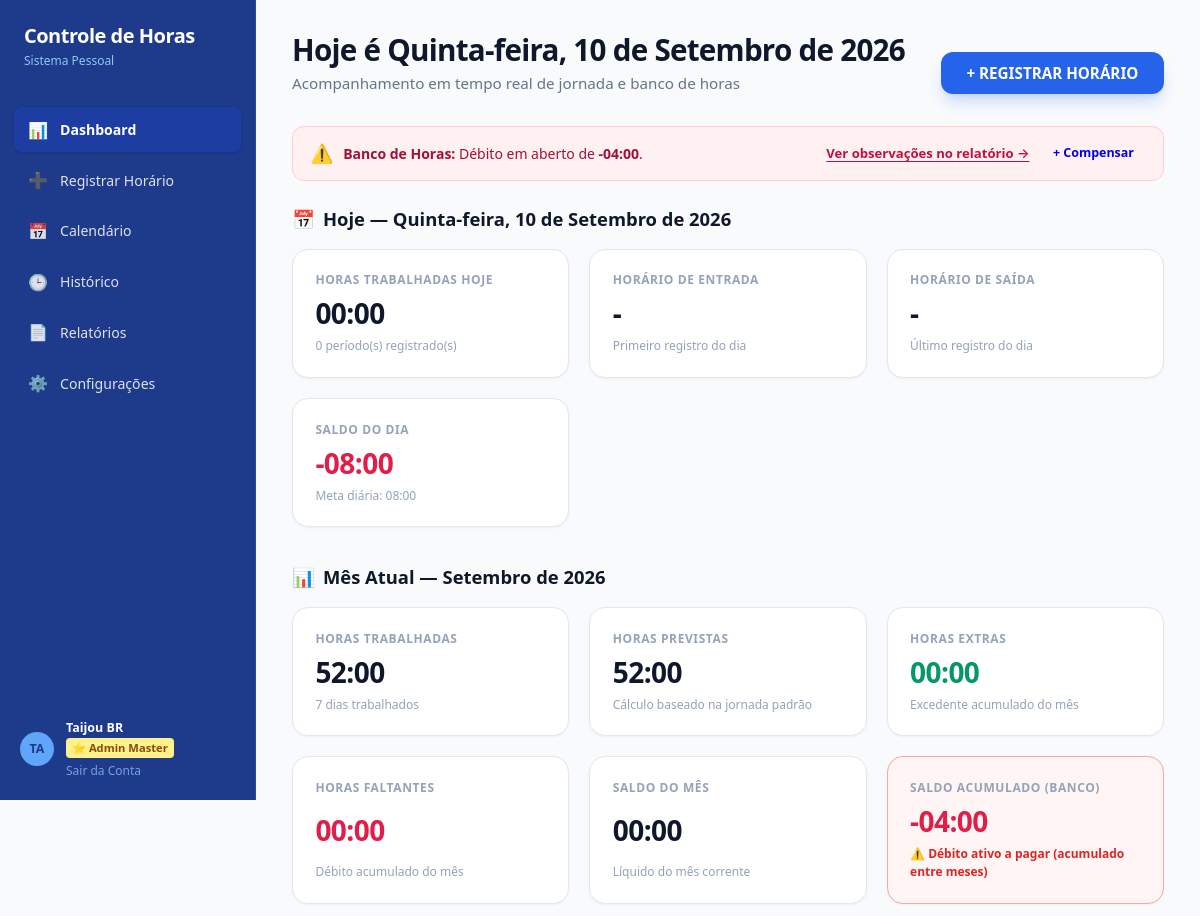
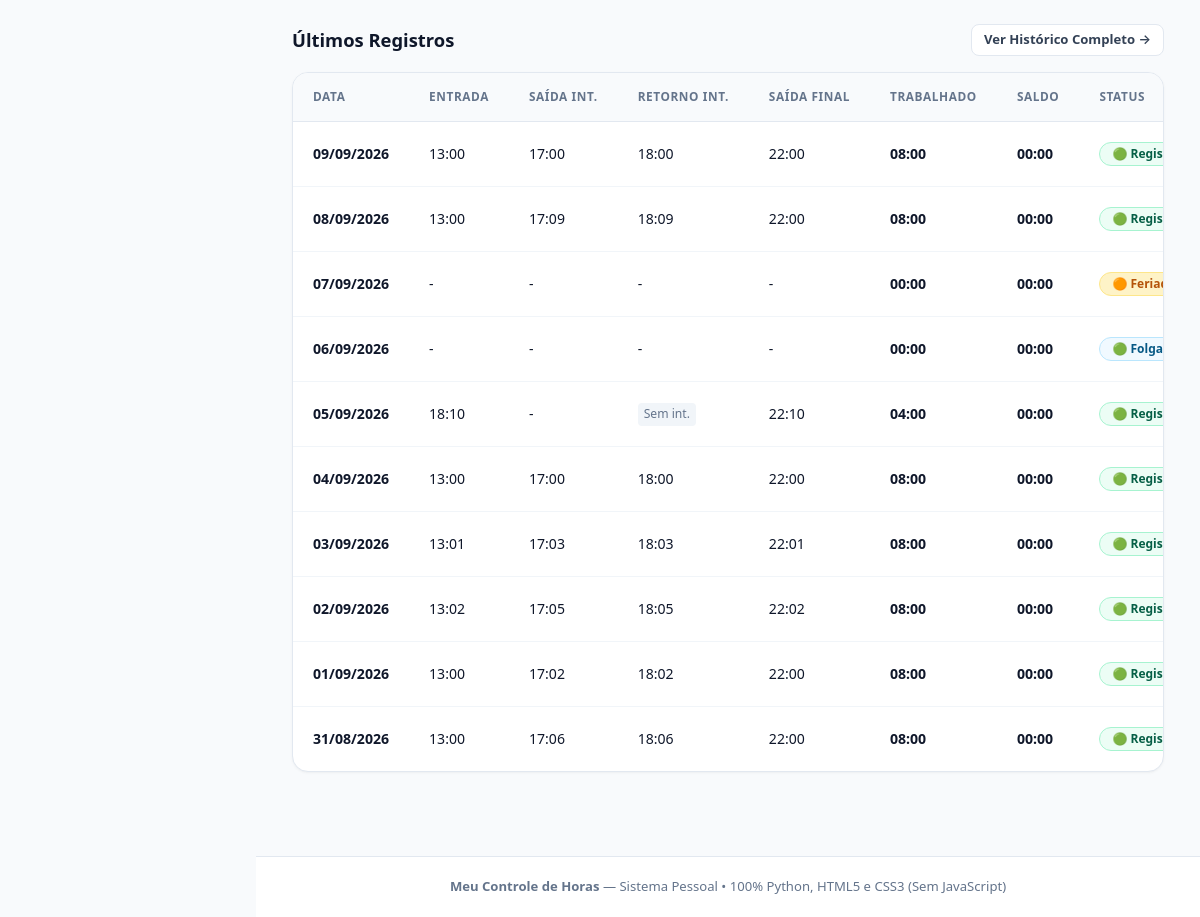
/dashboard (signed in), run on the app's committed database (2 pictures, top to bottom).
### tables this page shows
CREATE TABLE work_periods (
        id INTEGER PRIMARY KEY AUTOINCREMENT,
        work_day_id INTEGER NOT NULL,
        period_order INTEGER NOT NULL DEFAULT 1,
        start_time TEXT NOT NULL,
        end_time TEXT NOT NULL,
        FOREIGN KEY (work_day_id) REFERENCES work_days(id) ON DELETE CASCADE
    );

CREATE TABLE work_days (
        id INTEGER PRIMARY KEY AUTOINCREMENT,
        user_id INTEGER NOT NULL,
        date TEXT NOT NULL,
        day_type TEXT DEFAULT 'trabalho',
        observation TEXT,
        created_at TIMESTAMP DEFAULT CURRENT_TIMESTAMP,
        updated_at TIMESTAMP DEFAULT CURRENT_TIMESTAMP, overtime_paid INTEGER DEFAULT 0,
        UNIQUE(user_id, date),
        FOREIGN KEY (user_id) REFERENCES users(id) ON DELETE CASCADE
    );

### app.py (the view)
@app.route('/dashboard')
@login_required
def dashboard():
    user_id = session['user_id']
    now = datetime.now()
    today_str = now.strftime('%Y-%m-%d')
    today_display = f"{WEEKDAY_NAMES_PT[now.weekday()]}, {now.day:02d} de {MONTH_NAMES_PT[now.month]} de {now.year}"
    current_month_display = f"{MONTH_NAMES_PT[now.month]} de {now.year}"
    today_days, settings = get_days_data_in_range(user_id, today_str, today_str)
    if today_days:
        today_metrics = today_days[0]
    else:
        today_metrics = calculate_day_metrics([], settings.get('daily_hours_minutes', 480), 'trabalho', settings.get('tolerance_minutes', 10))
    start_of_month = f"{now.year}-{now.month:02d}-01"
    _, last_day_num = calendar.monthrange(now.year, now.month)
    end_of_month = f"{now.year}-{now.month:02d}-{last_day_num:02d}"
    month_summary = generate_report_summary(user_id, start_of_month, end_of_month)
    cumulative_bank_mins, cumulative_bank_str = get_cumulative_bank_balance(user_id)
    conn = get_db()
    cursor = conn.cursor()
    cursor.execute("""
        SELECT wd.id, wd.date, wd.day_type, wd.observation
        FROM work_days wd
        WHERE wd.user_id = ?
        ORDER BY wd.date DESC
        LIMIT 10
    """, (user_id,))
    recent_rows = cursor.fetchall()
    conn.close()
    recent_days = []
    for r in recent_rows:
        d_date = r['date']
        d_days, _ = get_days_data_in_range(user_id, d_date, d_date)
        if d_days:
            item = d_days[0]
            parts = item['date'].split('-')
            item['date_fmt'] = f"{parts[2]}/{parts[1]}/{parts[0]}"
            periods = item.get('periods', [])
            item['first_in'] = periods[0]['start_time'] if len(periods) > 0 else '-'
            item['break_out'] = periods[0]['end_time'] if len(periods) > 1 else ('Sem int.' if len(periods) == 1 else '-')
            item['break_in'] = periods[1]['start_time'] if len(periods) > 1 else ('Sem int.' if len(periods) == 1 else '-')
            item['last_out'] = periods[-1]['end_time'] if len(periods) > 0 else '-'
            recent_days.append(item)
    bank_breakdown = get_bank_debit_breakdown(user_id)
    return render_template(
        'dashboard.html',
        active_page='dashboard',
        today_str=today_str,
        today_display=today_display,
        current_month_display=current_month_display,
        today_metrics=today_metrics,
        month_summary=month_summary,
        cumulative_bank_mins=cumulative_bank_mins,
        cumulative_bank_str=cumulative_bank_str,
        bank_breakdown=bank_breakdown,
        recent_days=recent_days
    )

### templates/dashboard.html (shortened to what this page needs)
{% extends "base.html" %}
{% block content %}
<header class="dashboard-top-header">
  <div class="dashboard-title-group">
    <h2 class="dashboard-title">Hoje é {{ today_display }}</h2>
    <p class="dashboard-subtitle">Acompanhamento em tempo real de jornada e banco de horas</p>
  </div>
  <a href="{{ url_for('register_time') }}" class="btn btn-hero" id="btn-hero-register">
    + REGISTRAR HORÁRIO
  </a>
</header>
{% if cumulative_bank_mins < 0 or month_summary.total_balance_minutes < 0 %}
  <div class="debt-mini-notice" id="banner-debt-alert">
    <div class="debt-mini-notice-content">
      <span class="debt-mini-notice-icon">⚠️</span>
      <span>
        {% if cumulative_bank_mins < 0 %}
          <strong>Banco de Horas:</strong> Débito em aberto de <strong>{{ cumulative_bank_str }}</strong>.
        {% else %}
          <strong>Mês Atual ({{ current_month_display }}):</strong> Saldo negativo de <strong>{{ month_summary.total_balance_str }}</strong>.
        {% endif %}
      </span>
    </div>
    <div class="debt-mini-notice-actions">
      <a href="{{ url_for('reports_view') }}" class="debt-mini-link">Ver observações no relatório →</a>
      <a href="{{ url_for('register_time') }}" class="btn btn-outline-danger btn-sm" style="padding: 0.25rem 0.65rem; font-size: 0.78rem;">
        + Compensar
      </a>
    </div>
  </div>
{% endif %}
<section class="dashboard-section">
  <div class="section-title" style="display: flex; justify-content: space-between; align-items: center; flex-wrap: wrap; gap: 0.5rem;">
    <div style="display: flex; align-items: center; gap: 0.5rem;">
      <span>📅</span>
      <span>Hoje — {{ today_display }}</span>
    </div>
  </div>
  <div class="stats-grid">
    <div class="stat-card" id="card-today-worked">
      <div class="stat-label">Horas Trabalhadas Hoje</div>
      <div class="stat-value">{{ today_metrics.total_worked_str }}</div>
      <div class="stat-subtext">{{ today_metrics.periods_count }} período(s) registrado(s)</div>
    </div>
    <div class="stat-card" id="card-today-in">
      <div class="stat-label">Horário de Entrada</div>
      <div class="stat-value">{{ today_metrics.first_in }}</div>
      <div class="stat-subtext">Primeiro registro do dia</div>
    </div>
    <div class="stat-card" id="card-today-out">
      <div class="stat-label">Horário de Saída</div>
      <div class="stat-value">
        {% if today_metrics.is_in_progress %}
          <span style="font-size: 1.15rem; color: #d97706; font-weight: 700;">⏳ Em aberto</span>
        {% else %}
          {{ today_metrics.last_out }}
        {% endif %}
      </div>
      <div class="stat-subtext">
        {% if today_metrics.is_in_progress %}
          Trabalho em curso
        {% else %}
          Último registro do dia
        {% endif %}
      </div>
    </div>
    <div class="stat-card" id="card-today-balance">
      <div class="stat-label">Saldo do Dia</div>
      <div class="stat-value {% if today_metrics.is_in_progress %}text-neutral{% elif '+' in today_metrics.balance_str %}text-positive{% elif '-' in today_metrics.balance_str %}text-negative{% else %}text-neutral{% endif %}">
        {% if today_metrics.is_in_progress %}
          <span style="font-size: 1.15rem; color: #d97706; font-weight: 700;">⏳ Em aberto</span>
        {% else %}
          {{ today_metrics.balance_str }}
        {% endif %}
      </div>
      <div class="stat-subtext">
        {% if today_metrics.is_in_progress %}
          Falta cumprir {{ today_metrics.missing_str }} para a meta
        {% else %}
          Meta diária: {{ today_metrics.expected_str }}
        {% endif %}
      </div>
    </div>
  </div>
</section>
<section class="dashboard-section">
  <div class="section-title">
    <span>📊</span>
    <span>Mês Atual — {{ current_month_display }}</span>
  </div>
  <div class="stats-grid">
    <div class="stat-card" id="card-month-worked">
      <div class="stat-label">Horas Trabalhadas</div>
      <div class="stat-value">{{ month_summary.total_worked_str }}</div>
      <div class="stat-subtext">{{ month_summary.worked_days_count }} dias trabalhados</div>
    </div>
    <div class="stat-card" id="card-month-expected">
      <div class="stat-label">Horas Previstas</div>
      <div class="stat-value">{{ month_summary.total_expected_str }}</div>
      <div class="stat-subtext">Cálculo baseado na jornada padrão</div>
    </div>
    <div class="stat-card" id="card-month-overtime">
      <div class="stat-label">Horas Extras</div>
      <div class="stat-value text-positive">{{ month_summary.total_overtime_str }}</div>
      <div class="stat-subtext">Excedente acumulado do mês</div>
    </div>
    <div class="stat-card" id="card-month-missing">
      <div class="stat-label">Horas Faltantes</div>
      <div class="stat-value text-negative">{{ month_summary.total_missing_str }}</div>
      <div class="stat-subtext">Débito acumulado do mês</div>
    </div>
    <div class="stat-card" id="card-month-balance">
      <div class="stat-label">Saldo do Mês</div>
      <div class="stat-value {% if '+' in month_summary.total_balance_str %}text-positive{% elif '-' in month_summary.total_balance_str %}text-negative{% else %}text-neutral{% endif %}">
        {{ month_summary.total_balance_str }}
      </div>
      <div class="stat-subtext">Líquido do mês corrente</div>
    </div>
    <div class="stat-card" id="card-cumulative-bank" {% if cumulative_bank_mins < 0 %}style="border-color: #fca5a5; background: #fff5f5;"{% endif %}>
      <div class="stat-label">Saldo Acumulado (Banco)</div>
      <div class="stat-value {% if '+' in cumulative_bank_str %}text-positive{% elif '-' in cumulative_bank_str %}text-negative{% else %}text-neutral{% endif %}">
        {{ cumulative_bank_str }}
      </div>
      <div class="stat-subtext">
        {% if cumulative_bank_mins < 0 %}
          <span style="color: #dc2626; font-weight: 700;">⚠️ Débito ativo a pagar (acumulado entre meses)</span>
        {% else %}
          Total geral acumulado no banco
        {% endif %}
      </div>
    </div>
  </div>
</section>
<section class="dashboard-section">
  <div class="page-header" style="margin-bottom: 1rem;">
    <h3 class="section-title" style="margin-bottom: 0;">Últimos Registros</h3>
    <a href="{{ url_for('history_view') }}" class="btn btn-secondary btn-sm" id="btn-view-all-history">
      Ver Histórico Completo →
    </a>
  </div>
  <div class="table-card">
    <div class="table-responsive">
      <table class="data-table">
        <thead>
          <tr>
            <th>Data</th>
            <th>Entrada</th>
            <th>Saída Int.</th>
            <th>Retorno Int.</th>
            <th>Saída Final</th>
            <th>Trabalhado</th>
            <th>Saldo</th>
            <th>Status</th>
          </tr>
        </thead>
        <tbody>
          {% if recent_days %}
            {% for d in recent_days %}
              <tr>
                <td>
                  <strong>{{ d.date_fmt }}</strong>
                </td>
                <td>{{ d.first_in }}</td>
                <td>{{ '-' if d.break_out == 'Sem int.' else d.break_out }}</td>
                <td>
                  {% if d.break_in == 'Sem int.' %}
                    <span style="display: inline-block; font-size: 0.76rem; background: #f1f5f9; color: #64748b; padding: 2px 6px; border-radius: 4px;">Sem int.</span>
                  {% else %}
                    {{ d.break_in }}
                  {% endif %}
                </td>
                <td>
                  {% if d.is_in_progress %}
                    <span style="color: #d97706; font-weight: 600;">⏳ Em aberto</span>
                  {% else %}
                    {{ d.last_out }}
                  {% endif %}
                </td>
                <td><strong>{{ d.total_worked_str }}</strong></td>
                <td>
                  {% if d.is_in_progress %}
                    <span style="color: #d97706; font-weight: 700; font-size: 0.85rem;">⏳ Em aberto</span>
                  {% else %}
                    <span class="{% if '+' in d.balance_str %}text-positive{% elif '-' in d.balance_str %}text-negative{% endif %}" style="font-weight: 700;">
                      {{ d.balance_str }}
                    </span>
                  {% endif %}
                </td>
                <td>
                  {% if d.day_type == 'folga' %}
                    <span class="status-badge status-folga">🟢 Folga</span>
                  {% elif d.day_type == 'feriado' %}
                    <span class="status-badge" style="background-color: #fef3c7; color: #b45309; border: 1px solid #fde68a;">🟠 Feriado</span>
                  {% elif d.day_type == 'falta' %}
                    <span class="status-badge status-falta">🔴 Falta (A Pagar)</span>
                  {% elif d.is_in_progress or d.status == 'em_andamento' %}
                    <span class="status-badge" style="background-color: #fffbeb; color: #b45309; border: 1px solid #fde68a;">⏳ Em aberto</span>
                  {% elif d.status == 'incompleto' %}
                    <span class="status-badge status-incompleto">🟡 Incompleto</span>
                  {% elif d.status == 'registrado' %}
                    <span class="status-badge status-registrado">🟢 Registrado</span>
                  {% else %}
                    <span class="status-badge status-vazio">⚪ Sem registro</span>
                  {% endif %}
                </td>
              </tr>
            {% endfor %}
          {% else %}
            <tr>
              <td colspan="9" style="text-align: center; padding: 2rem; color: var(--text-muted);">
                Nenhum horário registrado ainda neste mês. Clique em <strong>+ REGISTRAR HORÁRIO</strong> acima!
              </td>
            </tr>
          {% endif %}
        </tbody>
      </table>
    </div>
  </div>
</section>
{% endblock %}

### data on the page
work_periods: first_in "13:00", end_time "17:00"
work_periods: break_in "18:00", last_out "22:00"
work_periods: first_in "13:00", end_time "17:09"
work_periods: break_in "18:09", last_out "22:00"
work_days: date_fmt "07/09/2026", first_in "-", break_out "-", break_in "-", last_out "-", total_worked_str "00:00", balance_str "00:00"
work_days: date_fmt "06/09/2026", first_in "-", break_out "-", break_in "-", last_out "-", total_worked_str "00:00", balance_str "00:00", day_type "🟢 Folga"
work_periods: date_fmt "05/09/2026", first_in "18:10", break_out "-", shows "Sem int.", last_out "22:10", total_worked_str "04:00", balance_str "00:00"
work_periods: first_in "13:00", end_time "17:00"
work_periods: break_in "18:00", last_out "22:00"
work_periods: first_in "13:01", end_time "17:03"
work_periods: break_in "18:03", last_out "22:01"
work_periods: first_in "13:02", end_time "17:05"
work_periods: break_in "18:05", last_out "22:02"
work_periods: first_in "13:00", end_time "17:02"
work_periods: break_in "18:02", last_out "22:00"
work_periods: first_in "13:00", end_time "17:06"
work_periods: break_in "18:06", last_out "22:00"

### other printed values
{{ today_display }} "Quinta-feira, 10 de Setembro de 2026"
{{ cumulative_bank_str }} "-04:00"
{{ today_metrics.total_worked_str }} "00:00"
{{ today_metrics.periods_count }} "0"
{{ today_metrics.first_in }} "-"
{{ today_metrics.last_out }} "-"
{{ today_metrics.balance_str }} "-08:00"
{{ today_metrics.expected_str }} "08:00"
{{ month_summary.total_worked_str }} "52:00"
{{ month_summary.worked_days_count }} "7"
{{ month_summary.total_expected_str }} "52:00"
{{ month_summary.total_overtime_str }} "00:00"
{{ month_summary.total_missing_str }} "00:00"
{{ month_summary.total_balance_str }} "00:00"
{{ d.date_fmt }} "09/09/2026" "08/09/2026" "04/09/2026" "03/09/2026" "02/09/2026" "01/09/2026" "31/08/2026"
